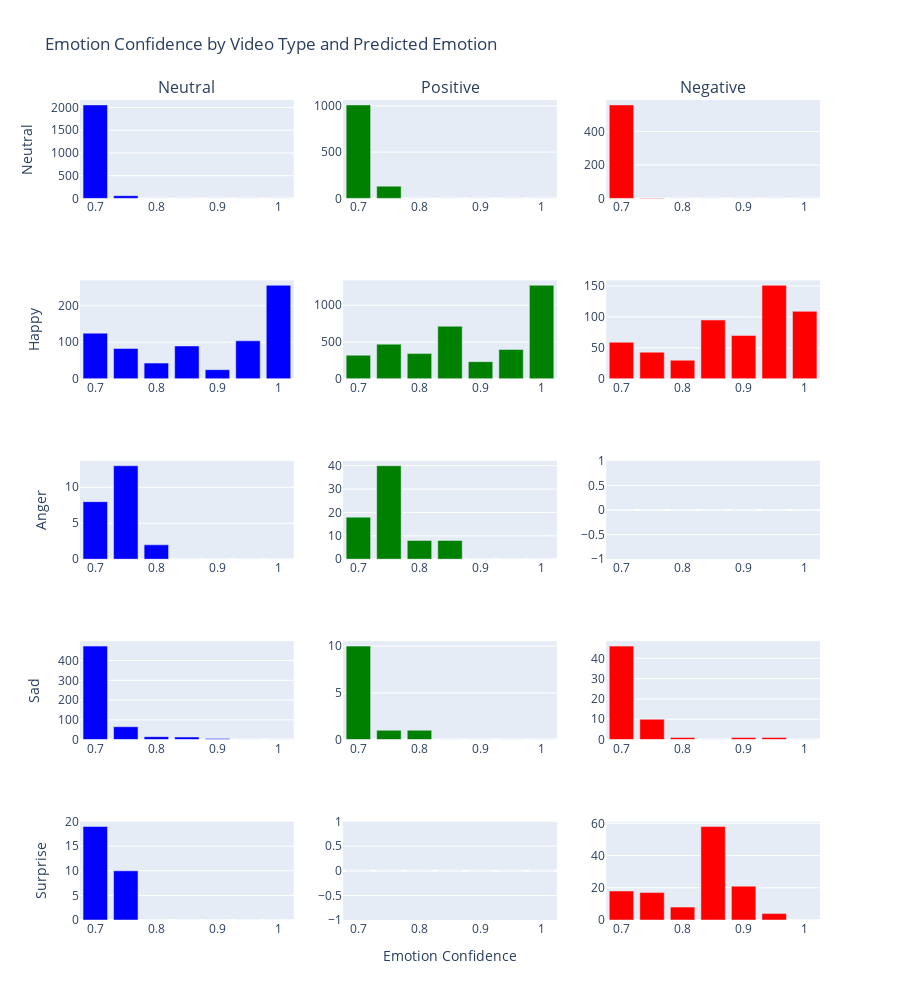

The notebook cell this image was saved under:
### Markdown cell above
## Show Emotion Confidence by Predicted Emotion and Video Type

### Code cell
bins = [0.7, 0.75, 0.8, 0.825, 0.875, 0.9, 0.95, 1.0]
labels = [0.7, 0.75, 0.8, 0.85, 0.9, 0.95, 1.0]


fig = make_subplots(rows=5, cols=3,
                    subplot_titles=('Neutral','Positive','Negative'))
emotions = ['neutral','positive','negative']
colors = ['blue', 'green', 'red']
for i, emotion in enumerate(emotions):
    tmp = data_df[data_df['video_type'] == emotion]
    for j, pred_emotion in enumerate(data_df['pred_emotion'].unique()):
        tmp2 = tmp[tmp['pred_emotion'] == pred_emotion]
        
        tmp2['emotion_confidence'] = pd.cut(tmp['emotion_confidence'].astype(float), bins=bins, labels=labels)
        grp = tmp2.groupby('emotion_confidence').video_id.count().reset_index().rename(columns={'video_id':'count'})
        fig.add_trace(go.Bar(x=list(grp['emotion_confidence']),
                             y=list(grp['count']),
                             marker = {'color' : colors[i]}),
                      row=j + 1, col=i + 1)
        if i == 0:
            fig.update_yaxes(title_text=pred_emotion.title(), row=j + 1, col=1)

fig.update_layout(title_text='Emotion Confidence by Video Type and Predicted Emotion', showlegend=False,
                 height=1000)
fig.update_xaxes(title_text='Emotion Confidence', row=5, col=2)
fig.show()

### Figure 1 — Plotly figure (JSON) as saved in the notebook; plotly's stock layout.template omitted (floating-point values rounded to 4 significant figures)
{"data": [{"marker": {"color": "blue"}, "type": "bar", "x": [0.7, 0.75, 0.8, 0.85, 0.9, 0.95, 1], "xaxis": "x", "y": [2058, 60, 0, 0, 0, 0, 0], "yaxis": "y"}, {"marker": {"color": "blue"}, "type": "bar", "x": [0.7, 0.75, 0.8, 0.85, 0.9, 0.95, 1], "xaxis": "x4", "y": [125, 83, 43, 90, 25, 104, 256], "yaxis": "y4"}, {"marker": {"color": "blue"}, "type": "bar", "x": [0.7, 0.75, 0.8, 0.85, 0.9, 0.95, 1], "xaxis": "x7", "y": [8, 13, 2, 0, 0, 0, 0], "yaxis": "y7"}, {"marker": {"color": "blue"}, "type": "bar", "x": [0.7, 0.75, 0.8, 0.85, 0.9, 0.95, 1], "xaxis": "x10", "y": [473, 65, 15, 13, 6, 1, 0], "yaxis": "y10"}, {"marker": {"color": "blue"}, "type": "bar", "x": [0.7, 0.75, 0.8, 0.85, 0.9, 0.95, 1], "xaxis": "x13", "y": [19, 10, 0, 0, 0, 0, 0], "yaxis": "y13"}, {"marker": {"color": "green"}, "type": "bar", "x": [0.7, 0.75, 0.8, 0.85, 0.9, 0.95, 1], "xaxis": "x2", "y": [1010, 132, 0, 0, 0, 0, 0], "yaxis": "y2"}, {"marker": {"color": "green"}, "type": "bar", "x": [0.7, 0.75, 0.8, 0.85, 0.9, 0.95, 1], "xaxis": "x5", "y": [320, 471, 343, 714, 233, 398, 1270], "yaxis": "y5"}, {"marker": {"color": "green"}, "type": "bar", "x": [0.7, 0.75, 0.8, 0.85, 0.9, 0.95, 1], "xaxis": "x8", "y": [18, 40, 8, 8, 0, 0, 0], "yaxis": "y8"}, {"marker": {"color": "green"}, "type": "bar", "x": [0.7, 0.75, 0.8, 0.85, 0.9, 0.95, 1], "xaxis": "x11", "y": [10, 1, 1, 0, 0, 0, 0], "yaxis": "y11"}, {"marker": {"color": "green"}, "type": "bar", "x": [0.7, 0.75, 0.8, 0.85, 0.9, 0.95, 1], "xaxis": "x14", "y": [0, 0, 0, 0, 0, 0, 0], "yaxis": "y14"}, {"marker": {"color": "red"}, "type": "bar", "x": [0.7, 0.75, 0.8, 0.85, 0.9, 0.95, 1], "xaxis": "x3", "y": [558, 3, 0, 0, 0, 0, 0], "yaxis": "y3"}, {"marker": {"color": "red"}, "type": "bar", "x": [0.7, 0.75, 0.8, 0.85, 0.9, 0.95, 1], "xaxis": "x6", "y": [59, 43, 30, 95, 70, 151, 109], "yaxis": "y6"}, {"marker": {"color": "red"}, "type": "bar", "x": [0.7, 0.75, 0.8, 0.85, 0.9, 0.95, 1], "xaxis": "x9", "y": [0, 0, 0, 0, 0, 0, 0], "yaxis": "y9"}, {"marker": {"color": "red"}, "type": "bar", "x": [0.7, 0.75, 0.8, 0.85, 0.9, 0.95, 1], "xaxis": "x12", "y": [46, 10, 1, 0, 1, 1, 0], "yaxis": "y12"}, {"marker": {"color": "red"}, "type": "bar", "x": [0.7, 0.75, 0.8, 0.85, 0.9, 0.95, 1], "xaxis": "x15", "y": [18, 17, 8, 58, 21, 4, 0], "yaxis": "y15"}], "layout": {"annotations": [{"font": {"size": 16}, "showarrow": false, "text": "Neutral", "x": 0.1444, "xanchor": "center", "xref": "paper", "y": 1, "yanchor": "bottom", "yref": "paper"}, {"font": {"size": 16}, "showarrow": false, "text": "Positive", "x": 0.5, "xanchor": "center", "xref": "paper", "y": 1, "yanchor": "bottom", "yref": "paper"}, {"font": {"size": 16}, "showarrow": false, "text": "Negative", "x": 0.8556, "xanchor": "center", "xref": "paper", "y": 1, "yanchor": "bottom", "yref": "paper"}], "height": 1000, "showlegend": false, "title": {"text": "Emotion Confidence by Video Type and Predicted Emotion"}, "xaxis": {"anchor": "y", "domain": [0, 0.2889]}, "xaxis10": {"anchor": "y10", "domain": [0, 0.2889]}, "xaxis11": {"anchor": "y11", "domain": [0.3556, 0.6444]}, "xaxis12": {"anchor": "y12", "domain": [0.7111, 1]}, "xaxis13": {"anchor": "y13", "domain": [0, 0.2889]}, "xaxis14": {"anchor": "y14", "domain": [0.3556, 0.6444], "title": {"text": "Emotion Confidence"}}, "xaxis15": {"anchor": "y15", "domain": [0.7111, 1]}, "xaxis2": {"anchor": "y2", "domain": [0.3556, 0.6444]}, "xaxis3": {"anchor": "y3", "domain": [0.7111, 1]}, "xaxis4": {"anchor": "y4", "domain": [0, 0.2889]}, "xaxis5": {"anchor": "y5", "domain": [0.3556, 0.6444]}, "xaxis6": {"anchor": "y6", "domain": [0.7111, 1]}, "xaxis7": {"anchor": "y7", "domain": [0, 0.2889]}, "xaxis8": {"anchor": "y8", "domain": [0.3556, 0.6444]}, "xaxis9": {"anchor": "y9", "domain": [0.7111, 1]}, "yaxis": {"anchor": "x", "domain": [0.88, 1], "title": {"text": "Neutral"}}, "yaxis10": {"anchor": "x10", "domain": [0.22, 0.34], "title": {"text": "Sad"}}, "yaxis11": {"anchor": "x11", "domain": [0.22, 0.34]}, "yaxis12": {"anchor": "x12", "domain": [0.22, 0.34]}, "yaxis13": {"anchor": "x13", "domain": [0, 0.12], "title": {"text": "Surprise"}}, "yaxis14": {"anchor": "x14", "domain": [0, 0.12]}, "yaxis15": {"anchor": "x15", "domain": [0, 0.12]}, "yaxis2": {"anchor": "x2", "domain": [0.88, 1]}, "yaxis3": {"anchor": "x3", "domain": [0.88, 1]}, "yaxis4": {"anchor": "x4", "domain": [0.66, 0.78], "title": {"text": "Happy"}}, "yaxis5": {"anchor": "x5", "domain": [0.66, 0.78]}, "yaxis6": {"anchor": "x6", "domain": [0.66, 0.78]}, "yaxis7": {"anchor": "x7", "domain": [0.44, 0.56], "title": {"text": "Anger"}}, "yaxis8": {"anchor": "x8", "domain": [0.44, 0.56]}, "yaxis9": {"anchor": "x9", "domain": [0.44, 0.56]}}}
